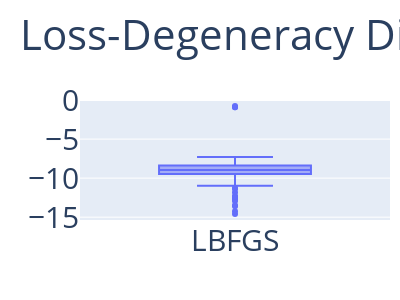

Write notebook code for a chart like this one.
### Code cell
plotBox(losse_D,'Loss-Degeneracy Distribution',export='pdf',size=(300,400))

### Figure 1 — Plotly figure (JSON) as saved in the notebook; plotly's stock layout.template omitted (floating-point values rounded to 4 significant figures)
{"data": [{"name": "LBFGS", "type": "box", "y": [-8.517, -8.889, -8.405, -11.83, -11.24, -10.79, -12.91, -14.59, -11.37, -9.083, -7.831, -0.9066, -12.4, -14.25, -9.019, -13.46, -9.56, -9.565, -8.739, -7.278, -0.7569, -9.426, -7.506, -8.69, -12.43, -10.98, -12.69, -8.875, -8.697, -10.05, -7.837, -13.6, null, -9.173, -9.069, -9.24, -9.103, -9.467, -0.9066, -8.381, -8.642, -8.671, -8.132, -12.33, -7.659, -9.059, -8.693, -9.071, -9.185, -8.572, -8.353, -8.031, null, -7.576, -7.55, -7.452, -8.238, -8.561, -9.362, -8.972, -9.169, -9.052, -9.667, -8.2, -9.024, -8.777, -8.724, -8.93, -8.057, -9.357, -9.099, -8.362, -8.894, -7.761, -8.868, -7.659, -9.411, -9.079, -8.61, -9.342, -9.568]}], "layout": {"font": {"size": 30}, "height": 300, "legend": {"x": 0.99, "xanchor": "right", "y": 0.99, "yanchor": "top"}, "margin": {"r": 10, "t": 100}, "showlegend": false, "title": {"text": "Loss-Degeneracy Distribution"}, "width": 400}}
